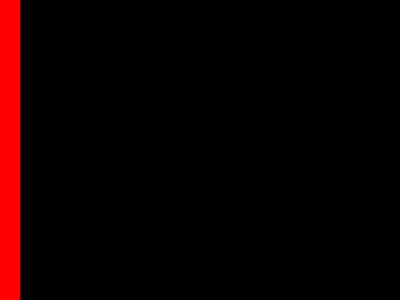
Frame 1 (no input)
Frame 60 (the mouse pressed at the canvas centre just before this capture): identical to frame 1, image omitted
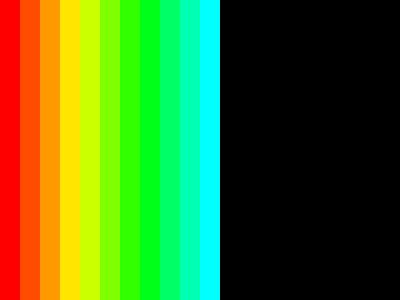
Frame 120 (the mouse held since frame 60 and released just before this capture)

The Processing sketch that drew these frames (run headless with seeded random() and noise(); from frame 60 on, the mouse is pressed at the canvas centre):

// Processing sketch: loopvsdraw2
// ── loopvsdraw2.pde
void setup(){
  size(400,300);
  colorMode(HSB);
}

// repeat all the time --> refresh the screen continuously
void draw(){
  background(0);
  float spacing = 20;
  for (float x=0; x < width; x+=spacing){
    if (x > mouseX){
      break;
    }
    //if (x < mouseX){
    //  continue;
    //}
    float hue = x/width * 255;
    noStroke();
    fill(hue, 255, 255);
    rect(x,0,spacing,height);
  }
}
